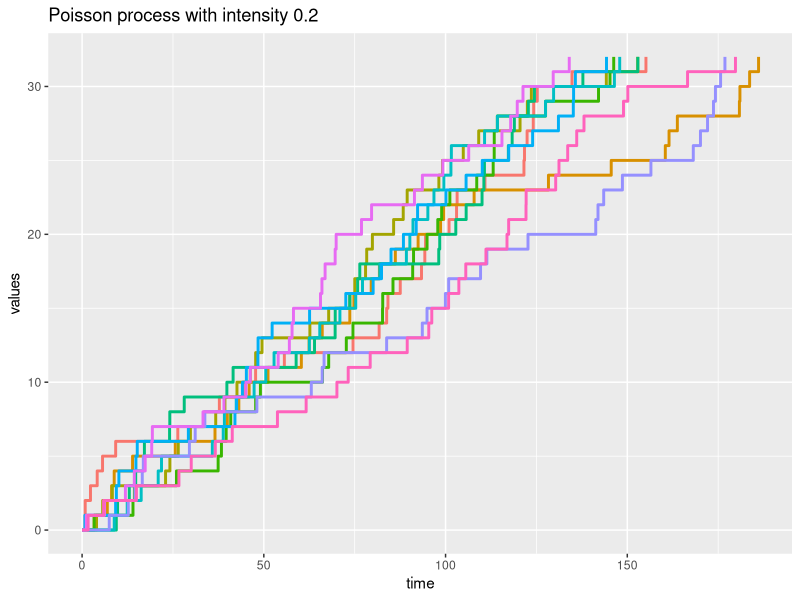

Reproduce this figure in R.
library(tidyverse)
library(foreach)

lambda <- 0.2
tMax <- 50
n_sim <- 10


simulate_path <- function(lambda, tMax = 100, simulation_nr = NA) {
  n <- qpois(1 - 1e-8, lambda = lambda * tMax)
  X <- rexp(n = n, rate = lambda)
  S <- c(0, cumsum(X))
  return(data.frame(simulation = rep(simulation_nr, length(S)), values = 0:(length(S) - 1), time = S))
}

# simulate_path(lambda = lambda, tMax = tMax, simulation_nr = 1) %>%
#   ggplot(aes(x = time, y = values, col = as.factor(simulation))) +
#   geom_step(size = 1) +
#   theme(legend.position = "none") +
#   labs(title = str_c("Poisson process with intensity ", lambda))

data <- foreach(n = 1:n_sim, .combine = rbind) %do% {
  simulate_path(lambda = lambda, tMax = tMax, simulation_nr = n)
}

data %>%
  ggplot(aes(x = time, y = values, col = as.factor(simulation))) +
  geom_step(size = 1) +
  theme(legend.position = "none") +
  labs(title = str_c("Poisson process with intensity ", lambda))
